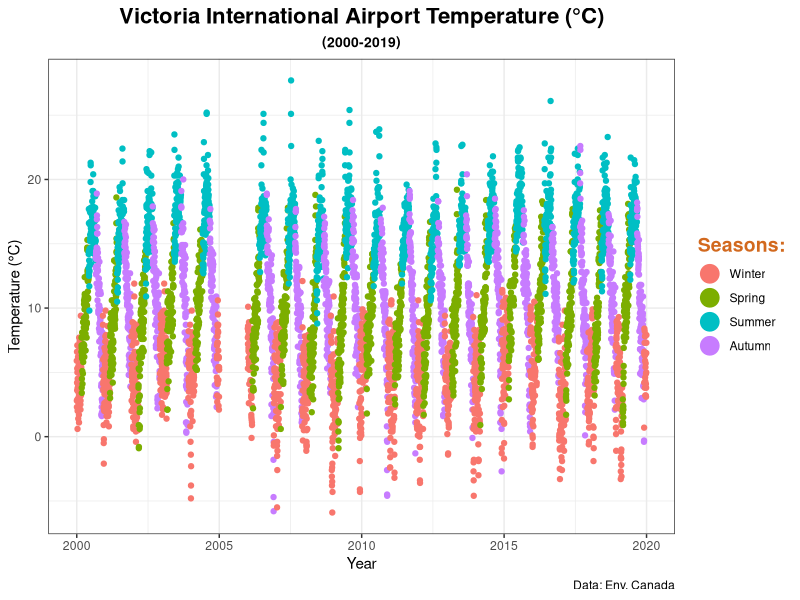
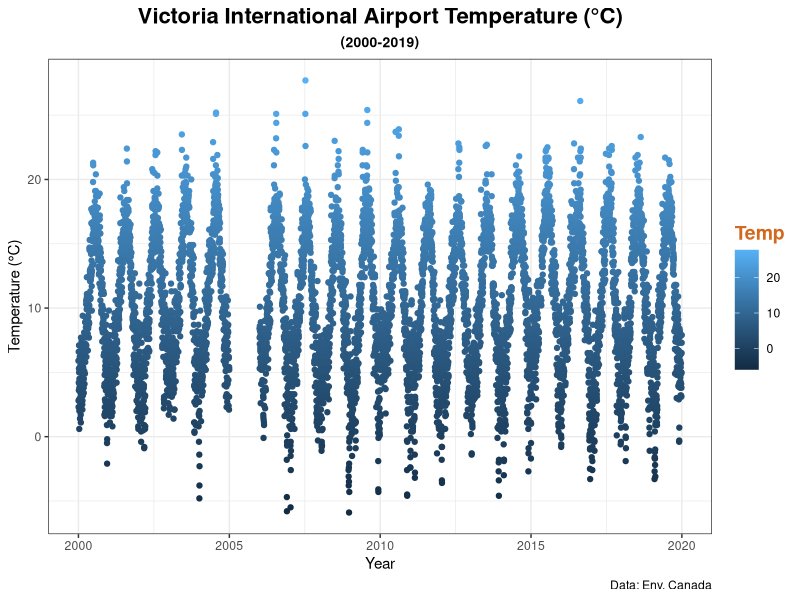
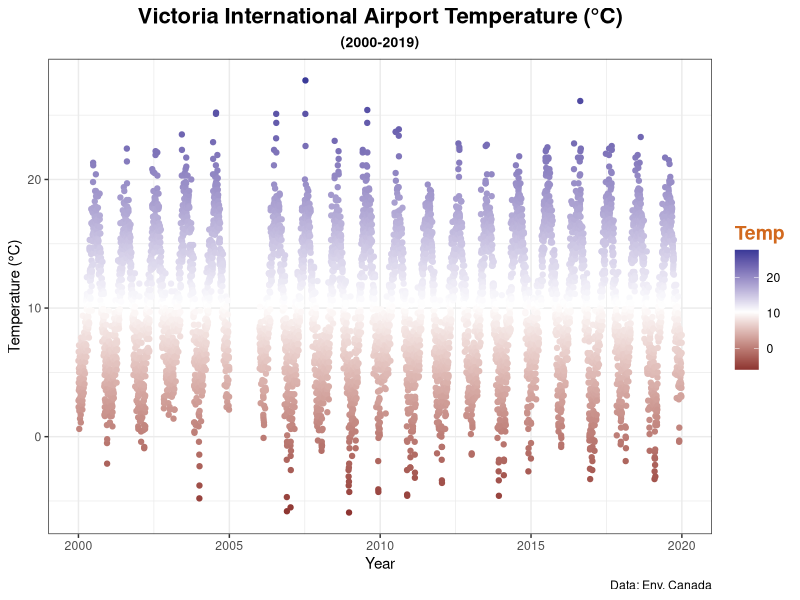
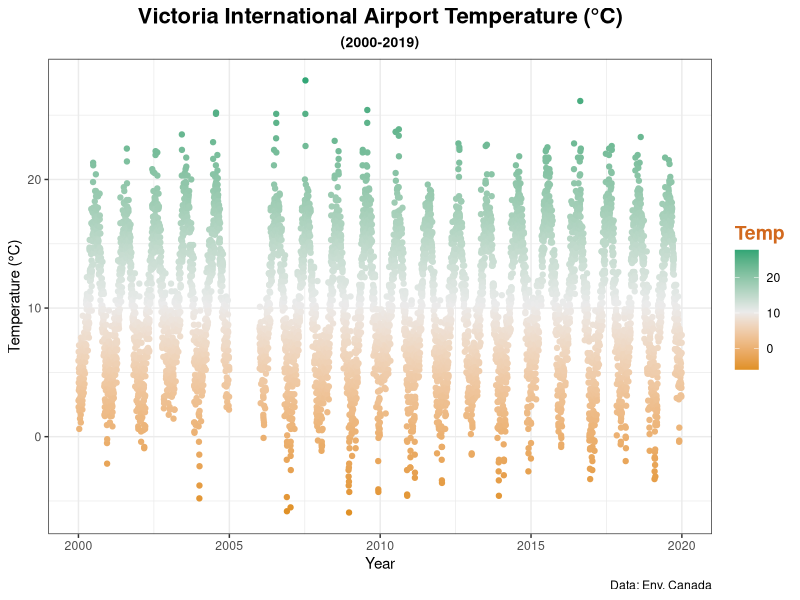
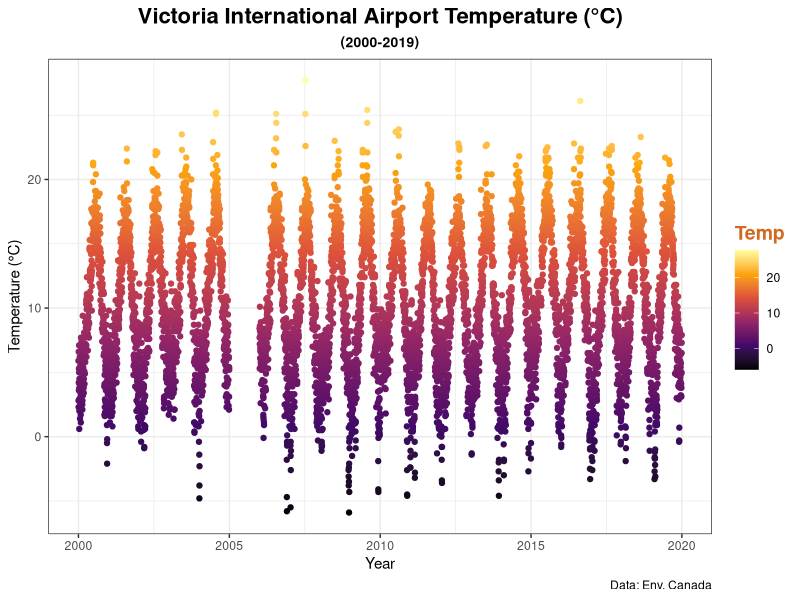
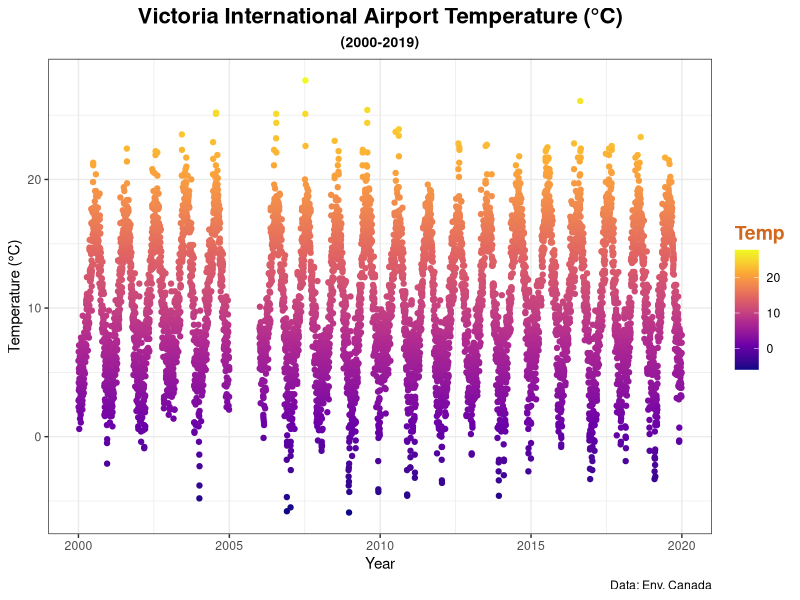
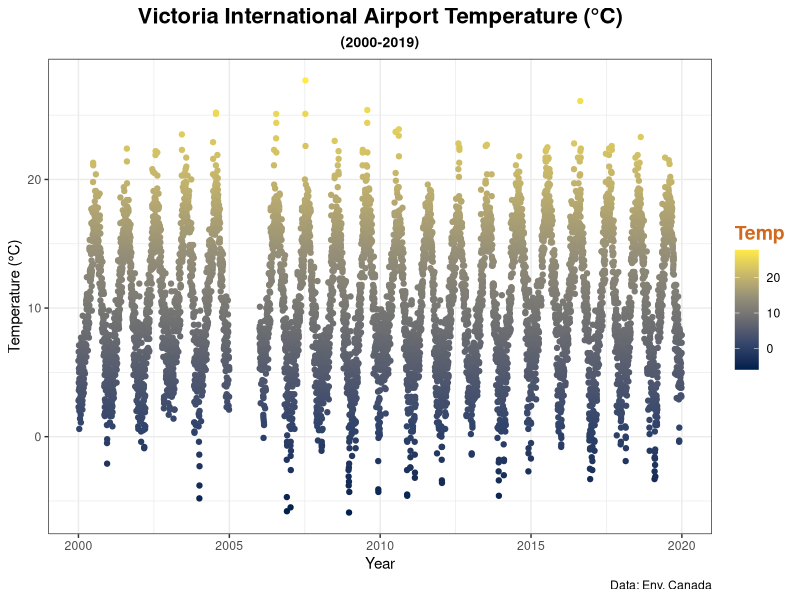
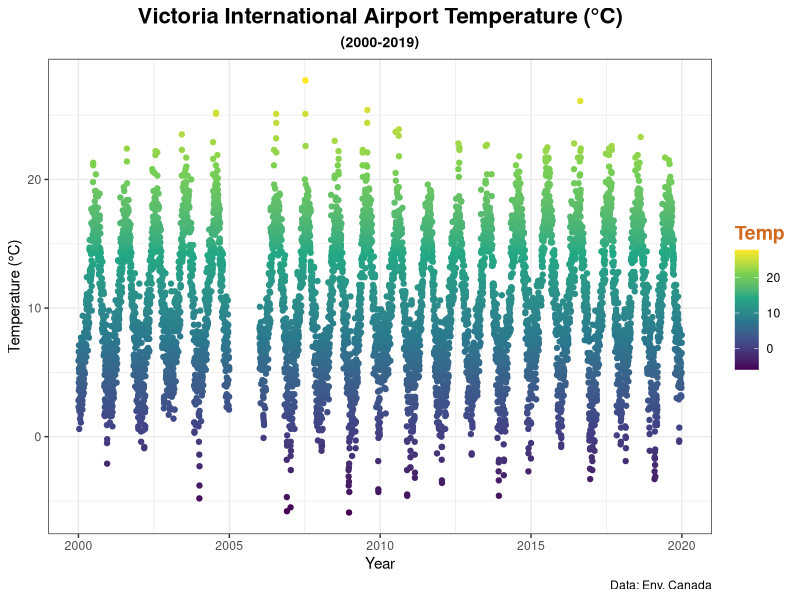

These figures' R source, in order:
################################################################################
### Creating climate visualizations
## Wendy Anthony - revisiting from 2019
################################################################################

# Load libraries
library("ggplot2")
library("tidyverse")

# read csv file and create data.frame
Vic_IntA_2000_2019_df <- as.data.frame(read_csv("Vic_IntA_2000_2019.csv"))
Vic_IntA_2000_2019_df$YEAR

# Rename column names
colnames(Vic_IntA_2000_2019_df)
cname <- colnames(Vic_IntA_2000_2019_df)
cname[12] <- "Year"
cname[13] <- "Month"
cname[34] <- "Rain"
cname[16] <- "Temp"
cname[18] <- "DewPt"
cname[11] <- "Date"
colnames(Vic_IntA_2000_2019_df) <- cname
colnames(Vic_IntA_2000_2019_df)

# add column which converts numerical month to named month
months <-c("January", "February", "March", "April", "May", "June", "July", "August", "September", "October", "November", "December")
Vic_IntA_2000_2019_df$Months <- months[Vic_IntA_2000_2019_df$Month]

Vic_IntA_2000_2019_df$Months
Vic_IntA_2000_2019_df
head(Vic_IntA_2000_2019_df)
str(Vic_IntA_2000_2019_df)

View(Vic_IntA_2000_2019_df)

# add new column for seasons
# https://community.rstudio.com/t/creating-seasons-from-date-and-time-columns/80257
Vic_IntA_2000_2019_df$Season <-"Winter" # default for all values until changed >>
Vic_IntA_2000_2019_df$Season[Vic_IntA_2000_2019_df$Month>11&Vic_IntA_2000_2019_df$Month<4]<-"Winter"
Vic_IntA_2000_2019_df$Season[Vic_IntA_2000_2019_df$Month>2&Vic_IntA_2000_2019_df$Month<6]<-"Spring"
Vic_IntA_2000_2019_df$Season[Vic_IntA_2000_2019_df$Month>5&Vic_IntA_2000_2019_df$Month<9]<-"Summer"
Vic_IntA_2000_2019_df$Season[Vic_IntA_2000_2019_df$Month>8&Vic_IntA_2000_2019_df$Month<12]<-"Autumn"

theme_set(theme_bw())

#######################################################
# change order of legend seasons
Vic_IntA_2000_2019_df$Season <-
  factor(Vic_IntA_2000_2019_df$Season,
         levels = c("Winter", "Spring", "Summer", "Autumn"))

#######################################################
# Temp

ggplot(Vic_IntA_2000_2019_df, aes(x = Date, y = Temp, color = Season)) +
  geom_point() +
  labs(x = "Year", y = "Temperature (°C)",
       title = "Victoria International Airport Temperature (°C)",
       subtitle = "(2000-2019)",
       caption = "Data: Env. Canada") +
  theme(legend.key = element_rect(fill = NA),
        legend.title = element_text(color = "chocolate",
                                    size = 14, face = 2)) +
   scale_color_discrete("Seasons:") +
  guides(color = guide_legend(override.aes = list(size = 6)))+
  theme(plot.title = element_text(hjust = 0.5, size = 16, face = "bold"),
        plot.subtitle = element_text(hjust = 0.5, size = 10, face = "bold"))


###
# Using a sequential colour variable for continuous values
mid <- mean(Vic_IntA_2000_2019_df$Temp)  ## midpoint

VIA <- ggplot(Vic_IntA_2000_2019_df, aes(x = Date, y = Temp, color = Temp)) +
  geom_point() +
  labs(x = "Year", y = "Temperature (°C)",
       title = "Victoria International Airport Temperature (°C)",
       subtitle = "(2000-2019)",
       caption = "Data: Env. Canada") +
  theme(legend.key = element_rect(fill = NA),
        legend.title = element_text(color = "chocolate",
                                    size = 14, face = 2)) +
  theme(plot.title = element_text(hjust = 0.5, size = 16, face = "bold"),
        plot.subtitle = element_text(hjust = 0.5, size = 10, face = "bold"))


VIA + scale_color_continuous()
VIA + scale_color_gradient2(midpoint = mid)
VIA + scale_color_gradient2(midpoint = mid, low = "#dd8a0b",
                           mid = "grey92", high = "#32a676")
VIA + scale_color_viridis_c(option = "inferno")
VIA + scale_color_viridis_c(option = "plasma")
VIA + scale_color_viridis_c(option = "cividis")
VIA + scale_color_viridis_c()  # default

#######################################################
# facets

VIA <- ggplot(Vic_IntA_2000_2019_df, aes(x = Date, y = Temp, color = Season)) +
  geom_point(size = 0.00005) +
  labs(x = "Year", y = "Temperature (°C)",
       title = "Victoria International Airport Temperature (°C)",
       subtitle = "(2000-2019)",
       caption = "Data: Env. Canada") +
  theme(legend.key = element_rect(fill = NA),
        legend.title = element_blank(),
        legend.position = "bottom") +
  guides(color = guide_legend(override.aes = list(size = 3))) +
  theme(plot.title = element_text(hjust = 0.5, size = 16, face = "bold"),
        plot.subtitle = element_text(hjust = 0.5, size = 10, face = "bold"),
        plot.caption = element_text(size = 7, face = "italic"),
        axis.text.x = element_text(angle = 0, vjust = 1, hjust = 0.6, size = 6),
        axis.text.y = element_text(vjust = 1, hjust = 1, size = 7)) +
  scale_color_discrete("Seasons:")
###  BEST
VIA + facet_wrap(~ Year, nrow = 5, scales = "free_x")

ggsave(
  "VIA_temp_2000_2019-00005.png",
  plot = last_plot(),
  device = NULL,
  path = NULL,
  scale = 1,
  width = NA,
  height = NA,
  units = c("in", "cm", "mm"),
  dpi = 300,
  limitsize = TRUE,
)


# VIA + facet_wrap(~ Year, nrow = 5)
# too crowed with double header, etc
# VIA + facet_wrap(Year ~ Season, nrow = 10, scales = "free")
# VIA + facet_wrap(Year ~ Season, nrow = 20, scales = "free")

#######################################################
# Precip
ggplot(Vic_IntA_2000_2019_df, aes(x = Date, y = Rain, color = Season)) +
  geom_point() +
  labs(x = "Year", y = "Rain (mm)",
       title = "Victoria International Airport Precipitation",
       subtitle = "(2000-2019)",
       caption = "Data: Env. Canada") +
  theme(legend.key = element_rect(fill = NA),
        legend.title = element_text(color = "chocolate",
                                    size = 14, face = 2)) +
  scale_color_discrete("Seasons:") +
  guides(color = guide_legend(override.aes = list(size = 6)))+
  theme(plot.title = element_text(hjust = 0.5, size = 16, face = "bold"),
        plot.subtitle = element_text(hjust = 0.5, size = 10, face = "bold"))

ggplot(Vic_IntA_2000_2019_df, aes(x = Date, y = Rain)) +
  geom_point(aes(color = "point")) +
  labs(x = "Date", y = "Rain (mm)")

ggplot(Vic_IntA_2000_2019_df,
       aes(x = Date, y = Temp, color = Temp)) +
  geom_point() +
  labs(x = "Year", y = "Temperature (°C)", color = "Temperature (°C)") +
  guides(color = guide_legend())

